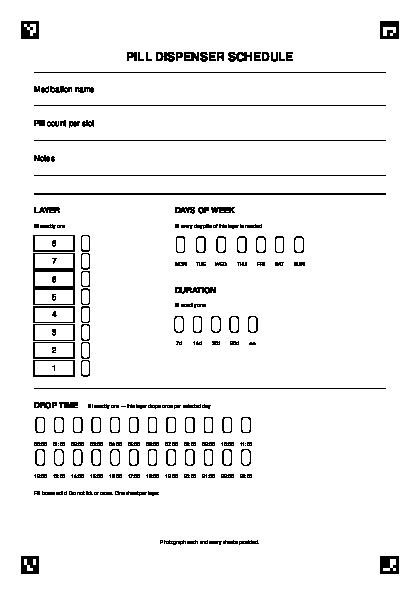
#> input picture pill_dispenser/form_sheet/form_sheet.png, 420 x 595 px
$ python .form_sheet_config.py form_sheet.png
#> lines starting #> are read from the running program, lines starting #| are printed output that depends on the picture; after the words box and inside, x2 and y2 are one past the last pixel; in counts of white or black regions, pixels touching at a corner belong together
#> in main, img is the input picture: shape (595, 420, 3); 94.9% white; black in thin lines or dots, all inside (x1, y1, x2, y2) = (21, 21, 399, 574)
### pill_dispenser/form_sheet_parser/form_sheet_parser.py
import json
import cv2
import numpy as np

DICT = cv2.aruco.getPredefinedDictionary(cv2.aruco.DICT_4X4_50)
SIDE = 1000

# [10 lines left out: function generate_aruco_corners, not called in this run]

def detect_aruco_corners(img: np.ndarray) -> np.ndarray:
    """
    Find aruco corners from form sheet image.
    Returns float32 (4, 2).
    Raises ValueError if less than 4 markers are found.
    """
    detector = cv2.aruco.ArucoDetector(DICT,
                                       cv2.aruco.DetectorParameters())
    corners, ids, _ = detector.detectMarkers(img)
#> corners = ([[380, 556], [398, 556], [398, 573], [380, 573]], [[380, 21], [398, 21], [398, 38], [380, 38]], [[21, 556], [38, 556], [38, 573], [21, 573]], [[21, 21], [38, 21], [38, 38], [21, 38]]); ids = [2, 1, 3, 0]

    if ids is None:
        raise ValueError("no markers detected")

    found = {int(i): c[0] for i, c in zip(ids.flatten(), corners)}
#> found = {2: [[380, 556], [398, 556], [398, 573], [380, 573]], 1: [[380, 21], [398, 21], [398, 38], [380, 38]], 3: [[21, 556], [38, 556], [38, 573], [21, 573]], 0: [[21, 21], [38, 21], [38, 38], [21, 38]]}
    missing = [i for i in range(4) if i not in found]
#> missing = []
    if missing:
        raise ValueError(f"missing marker ids: {missing}")

    return np.array([found[i][i] for i in range(4)], dtype=np.float32)

def warp_form_sheet(img: np.ndarray, quad: np.ndarray) -> np.ndarray:
    """
    Warp the form sheet image to 1000x1000 image using detected corners.
    """
    dst = np.float32([[0, 0], [SIDE - 1, 0],
                      [SIDE - 1, SIDE - 1], [0, SIDE - 1]])
#> dst = [[0, 0], [999, 0], [999, 999], [0, 999]]
    M = cv2.getPerspectiveTransform(quad, dst)
#> M = [[2.65, 3.46e-18, -55.65], [0, 1.81, -38.01], [-9.43e-20, 0, 1]]
    return cv2.warpPerspective(img, M, (SIDE, SIDE))
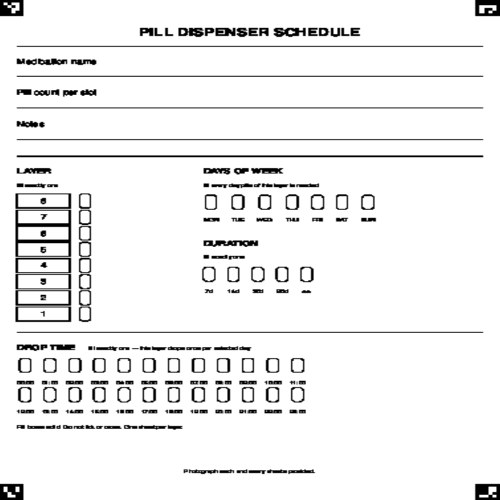
#> returned value: shape (1000, 1000, 3) (shown at 1/2 size); min 0, max 255, mean 239.5


# [13 lines left out: function preprocess_form_sheet, not called in this run]

def _fill_ratio(binary, cx, cy, hw, hh) -> float:
    roi = binary[cy - hh:cy + hh, cx - hw:cx + hw]
    return float(np.mean(roi)) / 255.0


# [46 lines left out: function read_form_sheet, not called in this run]

### pill_dispenser/form_sheet/.form_sheet_config.py
import json
import sys
import cv2
import numpy as np

from form_sheet_parser import (
    detect_aruco_corners,
    warp_form_sheet,
    SIDE,
)

GROUPS = [
    ("layer",    "one",  [str(i) for i in range(1, 9)]),
    ("days",     "many", ["MON", "TUE", "WED", "THU", "FRI", "SAT", "SUN"]),
    ("duration", "one",  ["7d", "14d", "30d", "90d", "ongoing"]),
    ("hour",     "one",  [str(h) for h in range(24)]),
]

TASKS = [(g, m, k) for g, m, keys in GROUPS for k in keys]


def main(image_path: str, out_path: str = "form_sheet_config.json") -> None:
    img = cv2.imread(image_path)
    if img is None:
        sys.exit(f"cannot read {image_path}")

    warped = warp_form_sheet(img, detect_aruco_corners(img))

    clicks: list[tuple[int, int]] = []

    def on_mouse(event, x, y, flags, param):
        if event == cv2.EVENT_LBUTTONDOWN and len(clicks) < len(TASKS):
            clicks.append((x, y))
        elif event == cv2.EVENT_RBUTTONDOWN and clicks:
            clicks.pop()

    cv2.namedWindow("calibrate")
    cv2.setMouseCallback("calibrate", on_mouse)

    while True:
        canvas = warped.copy()
        for (g, _, k), (x, y) in zip(TASKS, clicks):
            cv2.circle(canvas, (x, y), 4, (0, 0, 255), -1)
            cv2.putText(canvas, f"{g}.{k}", (x + 6, y - 6),
                        cv2.FONT_HERSHEY_SIMPLEX, 0.35, (0, 0, 255), 1)

        if len(clicks) < len(TASKS):
            g, _, k = TASKS[len(clicks)]
            label = f"click: {g}.{k}   ({len(clicks) + 1}/{len(TASKS)})"
        else:
            label = "done - press s to save, q to quit"

        cv2.rectangle(canvas, (0, 0), (SIDE, 26), (255, 255, 255), -1)
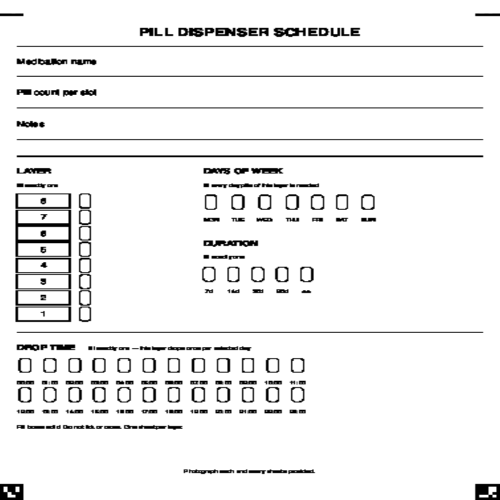
#> canvas: shape (1000, 1000, 3) (shown at 1/2 size); 0.22% of pixels changed, all inside (x1, y1, x2, y2) = (0, 0, 1000, 27)
        cv2.putText(canvas, label, (8, 18),
                    cv2.FONT_HERSHEY_SIMPLEX, 0.5, (0, 0, 0), 1)
#> canvas: shape (1000, 1000, 3); 0.03% of pixels changed, all inside (x1, y1, x2, y2) = (10, 6, 186, 23)
        cv2.imshow("calibrate", canvas)

        key = cv2.waitKey(20) & 0xFF
#> (key q is pressed here)
        if key == ord("q"):
            break
        if key == ord("s") and len(clicks) == len(TASKS):
            cfg = {
                "half_width": 8,
                "half_height": 16,
                "abs_min": 0.35,
                "margin": 0.15,
                "groups": {
                    g: {"mode": m, "bubbles": {}} for g, m, _ in GROUPS
                },
            }
            for (g, _, k), (x, y) in zip(TASKS, clicks):
                cfg["groups"][g]["bubbles"][k] = [x, y]

            with open(out_path, "w") as f:
                json.dump(cfg, f, indent=2)
            print(f"wrote {out_path}")
            break

    cv2.destroyAllWindows()


if __name__ == "__main__":
    main(*sys.argv[1:])
